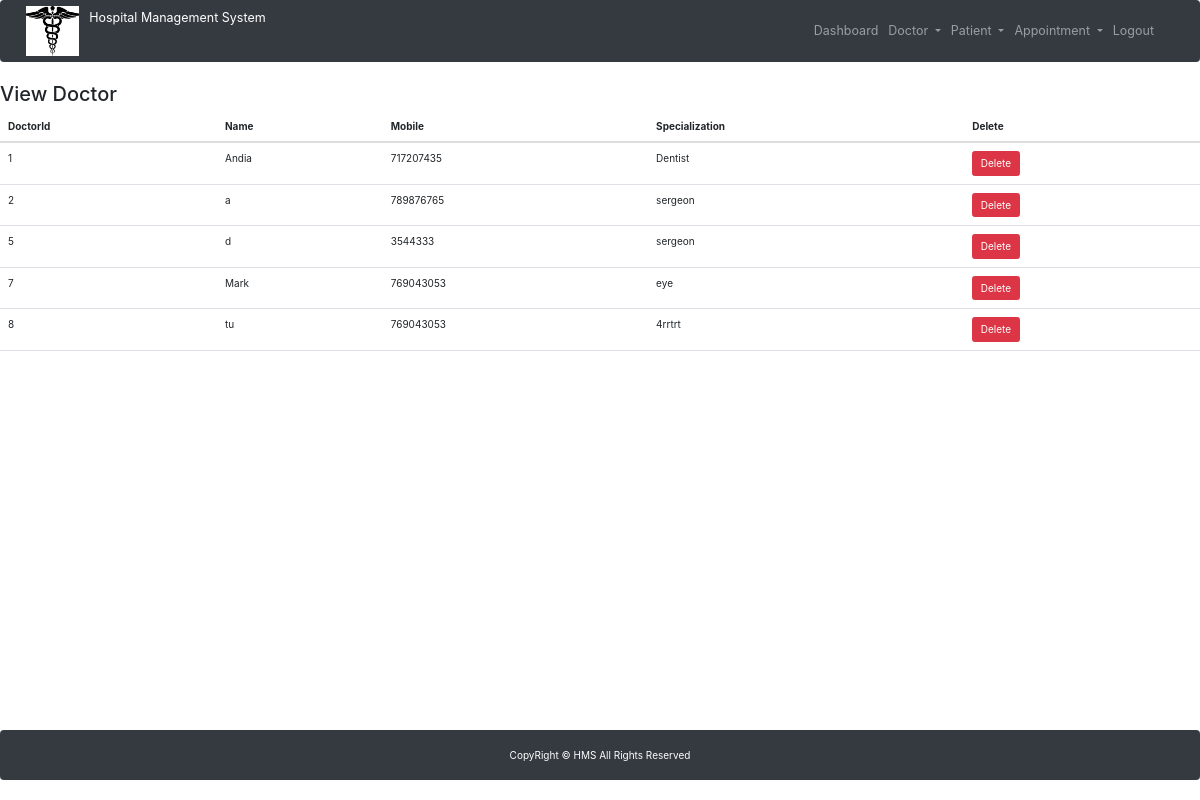
/view_doctor/ (signed in), run on the app's committed database.
### hospital/models.py (models this page shows)
class Doctor(models.Model):
    name = models.CharField(max_length=50)
    mobile = models.IntegerField()
    specialization = models.CharField(max_length=50)

### hospital/views.py (the view)
# urls.py: path('view_doctor/', View_Doctor, name='view_doctor'),
def View_Doctor(request):
    if not request.user.is_staff:
        return redirect('login')
    doc = Doctor.objects.all()
    d = {'doc': doc}
    return render(request, 'view_doctor.html', d)

### hospital/templates/view_doctor.html (shortened to what this page needs)
<!DOCTYPE html>
<html lang="en">
<head>
    {% include 'base.html' %}
    {% include 'navigation.html' %}
</head>
<body>
{% block content %}
<div>
  <h2>View Doctor</h2>
  <table class="table table-hover" id="example">
    <thead>
    <tr>
      <th>DoctorId</th>
      <th>Name</th>
      <th>Mobile</th>
      <th>Specialization</th>
      <th>Delete</th>
    </tr>
    </thead>
    <tbody>
    {% for i in doc %}
    <tr>
      <td>{{i.id}}</td>
      <td>{{i.name}}</td>
      <td>{{i.mobile}}</td>
      <td>{{i.specialization}}</td>
      <td><a href="{% url 'delete_doctor' i.id %}" onclick="return confirm('Are you sure you want to delete?')" class="btn btn-danger">Delete</a></td>
    </tr>
    {% endfor %}
    </tbody>
  </table>
</div>
{% endblock content %}
</body>
</html>
{% include 'footer.html' %}

### data on the page
Doctor: id "1", name "Andia", mobile "717207435", specialization "Dentist"
Doctor: id "2", name "a", mobile "789876765", specialization "sergeon"
Doctor: id "5", name "d", mobile "3544333", specialization "sergeon"
Doctor: id "7", name "Mark", mobile "769043053", specialization "eye"
Doctor: id "8", name "tu", mobile "769043053", specialization "4rrtrt"
